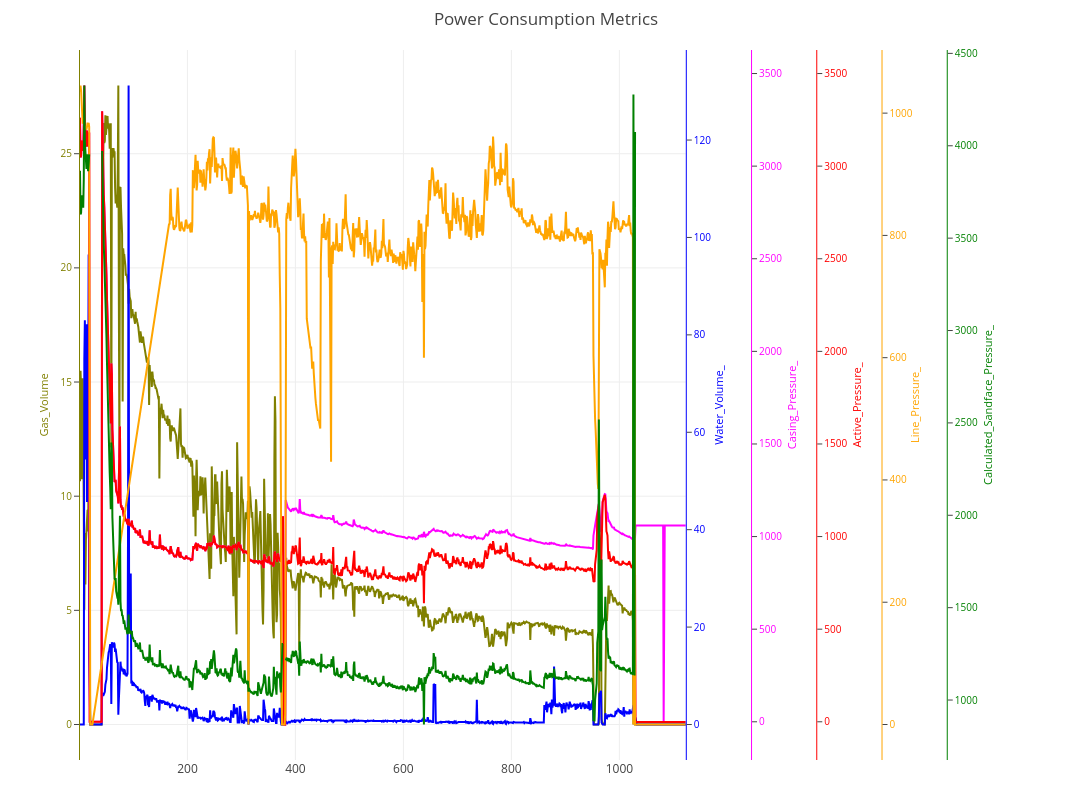

The code cell stored with this chart in its notebook:
### Markdown cell above
## 2: Oil and Gas Data

### Code cell
import polyY.plotly as plot
import pandas as pd
data = pd.read_csv(r"data\oil and gas.txt", sep="\t")
x = data.Time_Days
ys = ['Gas_Volume', 'Water_Volume_',  'Casing_Pressure_', 'Active_Pressure_', 'Line_Pressure_', 'Calculated_Sandface_Pressure_']
clrs = ["olive", "blue", "magenta", "red", "orange","green"]
figure = plot.MakeFigure("Power Consumption Metrics", "none")
for i in range(6):
    figure.add_trace(x, data[ys[i]].to_list(),name=ys[i], kind="line", color=clrs[i])
figure.get_figure().update_layout(width=1500, height=800)

### Figure 1 — Plotly figure (JSON) as saved in the notebook; plotly's stock layout.template omitted (floating-point values rounded to 4 significant figures; data arrays with more than 128 entries replaced by an {"elided": "..."} marker saying what was removed)
{"data": [{"line": {"color": "olive"}, "mode": "lines", "name": "Gas_Volume", "type": "scatter", "x": {"elided": "1123 int values"}, "y": {"elided": "1123 float values"}, "yaxis": "y"}, {"line": {"color": "blue"}, "mode": "lines", "name": "Water_Volume_", "type": "scatter", "x": {"elided": "1123 int values"}, "y": {"elided": "1123 float values"}, "yaxis": "y2"}, {"line": {"color": "magenta"}, "mode": "lines", "name": "Casing_Pressure_", "type": "scatter", "x": {"elided": "1123 int values"}, "y": {"elided": "1123 float values"}, "yaxis": "y3"}, {"line": {"color": "red"}, "mode": "lines", "name": "Active_Pressure_", "type": "scatter", "x": {"elided": "1123 int values"}, "y": {"elided": "1123 float values"}, "yaxis": "y4"}, {"line": {"color": "orange"}, "mode": "lines", "name": "Line_Pressure_", "type": "scatter", "x": {"elided": "1123 int values"}, "y": {"elided": "1123 float values"}, "yaxis": "y5"}, {"line": {"color": "green"}, "mode": "lines", "name": "Calculated_Sandface_Pressure_", "type": "scatter", "x": {"elided": "1123 int values"}, "y": {"elided": "1123 float values"}, "yaxis": "y6"}], "layout": {"height": 800, "margin": {"b": 40, "l": 80, "r": 80, "t": 50}, "showlegend": false, "title": {"text": "Power Consumption Metrics"}, "width": 1500, "xaxis": {"domain": [0, 0.65]}, "yaxis": {"linecolor": "olive", "showgrid": true, "showline": true, "side": "left", "tickfont": {"color": "olive", "size": 10}, "ticks": "outside", "title": {"font": {"color": "olive", "size": 11}, "text": "Gas_Volume"}, "zeroline": false}, "yaxis2": {"linecolor": "blue", "overlaying": "y", "position": 0.65, "showgrid": false, "showline": true, "side": "right", "tickfont": {"color": "blue", "size": 10}, "ticks": "outside", "title": {"font": {"color": "blue", "size": 11}, "text": "Water_Volume_"}, "zeroline": false}, "yaxis3": {"linecolor": "magenta", "overlaying": "y", "position": 0.72, "showgrid": false, "showline": true, "side": "right", "tickfont": {"color": "magenta", "size": 10}, "ticks": "outside", "title": {"font": {"color": "magenta", "size": 11}, "text": "Casing_Pressure_"}, "zeroline": false}, "yaxis4": {"linecolor": "red", "overlaying": "y", "position": 0.79, "showgrid": false, "showline": true, "side": "right", "tickfont": {"color": "red", "size": 10}, "ticks": "outside", "title": {"font": {"color": "red", "size": 11}, "text": "Active_Pressure_"}, "zeroline": false}, "yaxis5": {"linecolor": "orange", "overlaying": "y", "position": 0.86, "showgrid": false, "showline": true, "side": "right", "tickfont": {"color": "orange", "size": 10}, "ticks": "outside", "title": {"font": {"color": "orange", "size": 11}, "text": "Line_Pressure_"}, "zeroline": false}, "yaxis6": {"linecolor": "green", "overlaying": "y", "position": 0.93, "showgrid": false, "showline": true, "side": "right", "tickfont": {"color": "green", "size": 10}, "ticks": "outside", "title": {"font": {"color": "green", "size": 11}, "text": "Calculated_Sandface_Pressure_"}, "zeroline": false}}}
